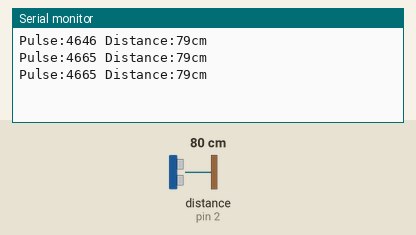
Recording of a sketch running on a simulated Arduino Uno, built with avr-gcc and run on an emulated ATmega328P. Shown: the last lines printed to the serial monitor. Wiring (inferred from the names in the program): ultrasonic range finder: trigger pin 7; echo pin 2. Inputs (shaded band) come from the test bench; at power-on: distance to the obstacle (sensor on pin 2) 80 cm. The echo pulse lasts 58.3 µs per cm.

Above: at 1.3 s.
1.4 s: distance to the obstacle (sensor on pin 2) set to 2 cm
At 1.9 s:
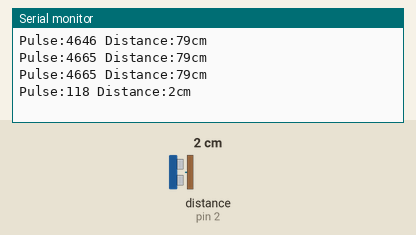
2.9 s: distance to the obstacle (sensor on pin 2) set to 4 cm
At 3.4 s:
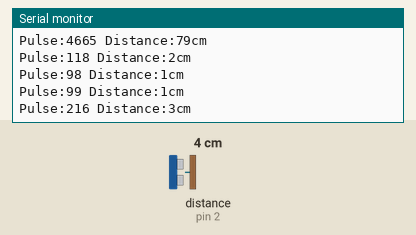
Timing chart, 0 to 5.9 s (numbered marks = the images above; inputs shaded):
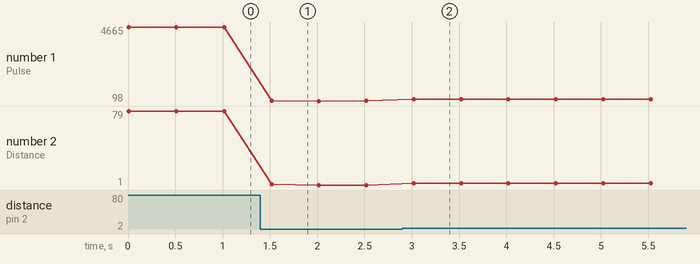

Measured:
- after the input at 1.4 s, the serial monitor: prints a new line after 0.12 s (image 1)
- after the input at 2.9 s, the serial monitor: prints a new line after 0.12 s (image 2)
- plotted number 1: 4665 → 99 after the input at 1.4 s, 99 → 215 after the input at 2.9 s
- plotted number 2: 79 → 1 after the input at 1.4 s, 1 → 3 after the input at 2.9 s

The sketch:

ultrasonic-sensor-group2.ino
```cpp
#define FIRMWARE_VERSION "v.0.2"

#define UART_BAUDRATE 9600 //At which speed the information is sent through the Arduino

#define ECHO_PIN 2 //Echo pin from ultrasonic sensor
#define TRIG_PIN 7 //Trig pin to ultrasonic sensor
#define TRIG_PULSE_LENGTH 10
#define PULSE_IN_TIMEOUT 30000UL

//#define USE_FLOAT


#ifdef USE_FLOAT
float PulseDuration;
float Distance;

#else
unsigned long PulseDuration;
unsigned long Distance;

#endif

void setup() {
  //Initiate serial
  Serial.begin(UART_BAUDRATE);
  //Initiate pins
  pinMode(ECHO_PIN, INPUT);
  pinMode(TRIG_PIN, OUTPUT);
}

void loop() {
  //Sending 10us trig pulse
  digitalWrite(TRIG_PIN, LOW);
  delayMicroseconds(5);
  digitalWrite(TRIG_PIN, HIGH);
  delayMicroseconds(TRIG_PULSE_LENGTH);
  digitalWrite(TRIG_PIN, LOW);

  //Recieving echo pulse
  #ifdef USE_FLOAT
  PulseDuration = (float)pulseIn(ECHO_PIN, HIGH, PULSE_IN_TIMEOUT);
  #else
  PulseDuration = pulseIn(ECHO_PIN, HIGH, PULSE_IN_TIMEOUT);
  #endif
  //Distance = (PulseDuration/10000)*171;
  Distance = (PulseDuration*171)/10000;

  Serial.print("Pulse:");
  Serial.print(PulseDuration);
  Serial.print(" Distance:");
  Serial.print(Distance);
  Serial.print("cm\n\r");

  delay(500);
}
```
